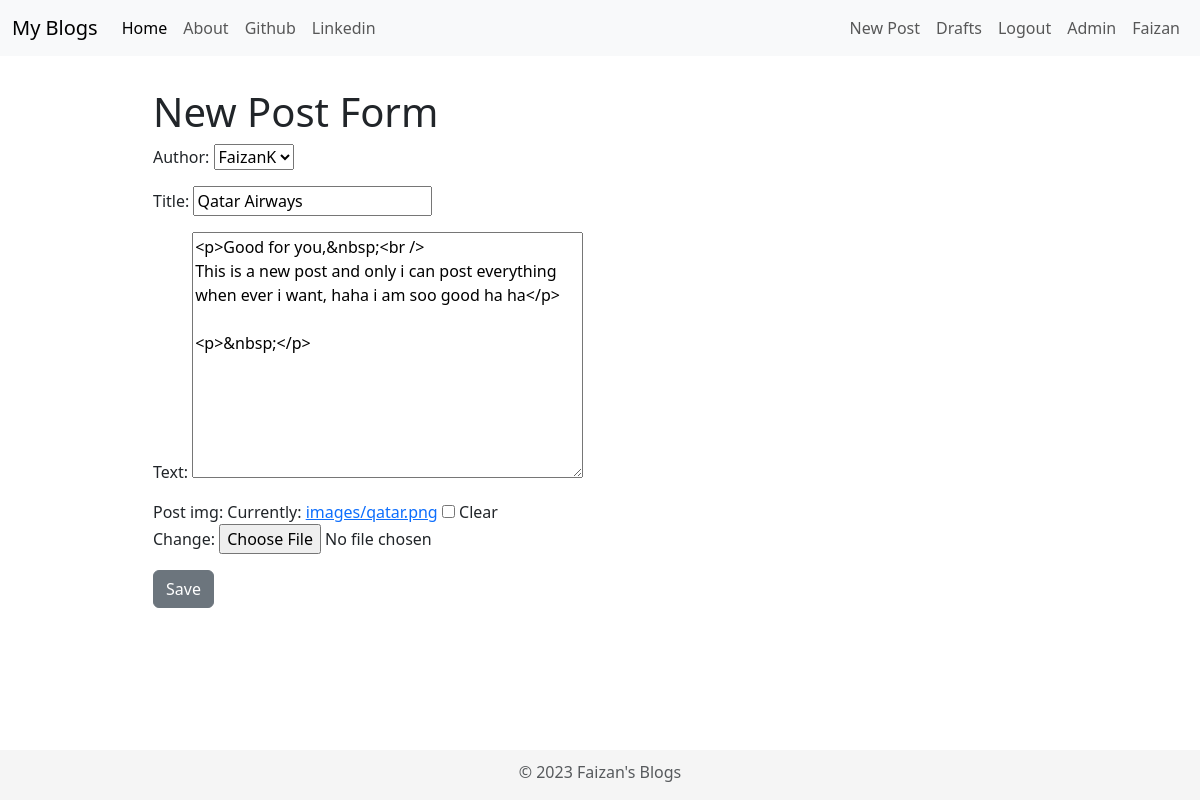
The app's page /post/17/edit/ (signed in) with its own data.
### blog/models.py (models this page shows, shortened)
class Post(models.Model):
    author = models.ForeignKey('auth.User' ,related_name='author_post', on_delete=models.CASCADE)
    title = models.CharField(max_length=100)
    text = RichTextField(blank = True, null=True)
    tz1 = pytz.timezone('Asia/Kolkata')
    current_time = timezone.now().astimezone(tz1)
    duration = timedelta(hours=5, minutes=30)
    current_date = current_time + duration
    created_date = models.DateTimeField(default=current_date)
    published_date = models.DateTimeField(blank=True, null=True)
    post_img = models.ImageField(upload_to='images', blank = True)

### blog/views.py (the view)
# urls.py: path('post/<int:pk>/edit/', views.UpdatePostView.as_view(), name='post_edit'),
class UpdatePostView(LoginRequiredMixin, UpdateView):
    model = Post
    login_url = '/login/'
    form_class = PostForm

### blog/forms.py
class PostForm(forms.ModelForm):
    class Meta():
        model = Post
        fields = ('author', 'title', 'text', 'post_img')
        widgets = {
            'title': forms.TextInput(attrs={'class':'textinputclass'}),
        }

### blog/templates/blog/post_form.html (shortened to what this page needs)
{% extends 'blog/base.html' %}
{% block body_block %}
{% load static %}
{% include 'blog/base2.html' %}
<h1>New Post Form </h1>
<form method='POST' class='post-form'enctype="multipart/form-data">
    {{form.as_p|safe}}
    <button type='submit' class='save btn btn-secondary'>
        Save
    </button>
</form>
{% include 'blog/base3.html' %}
{% endblock body_block %}

### blog/templates/blog/base.html (shortened to what this page needs)
<!doctype html>
{% load static %}
<html lang="en">
  <head>
    <link href="https://cdn.jsdelivr.net/npm/bootstrap@5.3.0-alpha3/dist/css/bootstrap.min.css" rel="stylesheet">
    <link rel="stylesheet" href="//cdn.jsdelivr.net/npm/medium-editor@latest/dist/css/medium-editor.min.css" type="text/css" media="screen" charset="utf-8">
    <link rel="stylesheet" href="{% static 'css/blog.css' %}">
  </head>
  <body>
    <nav class="navbar navbar-expand-lg bg-body-tertiary">
        <div class="container-fluid">
          <a class="navbar-brand" href="{% url 'post_list' %}">My Blogs</a>
          <div class="collapse navbar-collapse" id="navbarSupportedContent">
            <ul class="navbar-nav me-auto mb-2 mb-lg-0">
              <li class="nav-item">
                <a class="nav-link active" aria-current="page" href="{% url 'post_list' %}">Home</a>
              </li>
              <li class="nav-item">
                <a class="nav-link" href="{% url 'about' %}">About</a>
              </li>
              <li class="nav-item">
                <a class="nav-link" href="https://github.com/Faizan-Kalkoti">Github</a>
              </li>
              <li class="nav-item">
                <a class="nav-link" href="https://www.linkedin.com/in/faizan-kalkoti-40994121a/">Linkedin</a>
              </li>
            </ul>
            <ul class='navbar-nav navbar-right'>
              {% if user.is_authenticated %}
              <li class="nav-item">
                <a class="nav-link" href="{% url 'post_new' %}">New Post</a>
              </li>
              <li class="nav-item">
                <a class="nav-link" href="{% url 'post_draft_list' %}">Drafts</a>
              </li>
              <li class="nav-item">
                <a class="nav-link" href="{% url 'logout' %}">Logout</a>
              </li>
              <li class="nav-item" >
                <a class="nav-link" href="{% url 'admin:index' %}">
                Admin
              </a></li>
              <li class="nav-item">
                <a class="nav-link">{{ user.username }}</a>
              </li>
              {% endif %}
            </ul>
          </div>
        </div>
      </nav>
        {% block body_block %}
        {% endblock %}
<div class="" style='background-color: rgba(245, 245, 245, 1); width: 100%; position: fixed; bottom:0px'>
  <footer style="padding-top: 10px;">
    <p class="text-center text-body-secondary">© 2023 Faizan's Blogs</p>
  </footer>
</div>
  </body>
</html>

### blog/static/css/blog.css (style rules this page uses)
body { font-family:'Roboto' Serif ; }

### records on screen
Post: author "FaizanK", title "Qatar Airways", text "<p>Good for you,&nbsp;<br /> This is a new post and only i can post everything when ever i want, haha i am soo good ha ha</p> <p>&nbsp;</p>"

### other values on screen
{{ user.username }} "Faizan"
